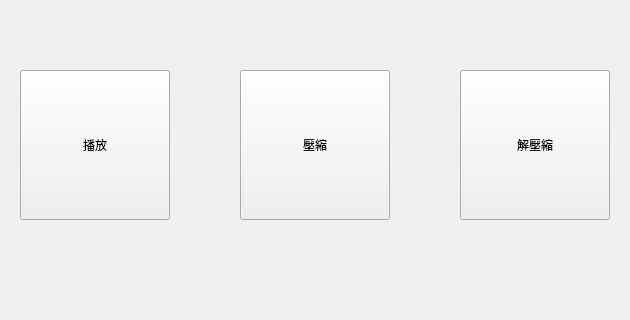
<?xml version="1.0" encoding="UTF-8"?>
<ui version="4.0">
 <class>VideoViewClass</class>
 <widget class="QMainWindow" name="VideoViewClass">
  <property name="geometry">
   <rect>
    <x>0</x>
    <y>0</y>
    <width>630</width>
    <height>320</height>
   </rect>
  </property>
  <property name="windowTitle">
   <string>VideoView</string>
  </property>
  <widget class="QWidget" name="centralWidget">
   <widget class="QPushButton" name="play_button">
    <property name="geometry">
     <rect>
      <x>20</x>
      <y>70</y>
      <width>150</width>
      <height>150</height>
     </rect>
    </property>
    <property name="text">
     <string>播放</string>
    </property>
   </widget>
   <widget class="QPushButton" name="compress_button">
    <property name="geometry">
     <rect>
      <x>240</x>
      <y>70</y>
      <width>150</width>
      <height>150</height>
     </rect>
    </property>
    <property name="text">
     <string>壓縮</string>
    </property>
   </widget>
   <widget class="QPushButton" name="decoded_button">
    <property name="geometry">
     <rect>
      <x>460</x>
      <y>70</y>
      <width>150</width>
      <height>150</height>
     </rect>
    </property>
    <property name="text">
     <string>解壓縮</string>
    </property>
   </widget>
  </widget>
 </widget>
 <layoutdefault spacing="6" margin="11"/>
 <resources>
  <include location="VideoView.qrc"/>
 </resources>
 <connections>
  <connection>
   <sender>play_button</sender>
   <signal>clicked()</signal>
   <receiver>VideoViewClass</receiver>
   <slot>openPlayVideoWindow_slot()</slot>
   <hints>
    <hint type="sourcelabel">
     <x>132</x>
     <y>137</y>
    </hint>
    <hint type="destinationlabel">
     <x>152</x>
     <y>394</y>
    </hint>
   </hints>
  </connection>
  <connection>
   <sender>compress_button</sender>
   <signal>clicked()</signal>
   <receiver>VideoViewClass</receiver>
   <slot>openCompressingWindow_slot()</slot>
   <hints>
    <hint type="sourcelabel">
     <x>351</x>
     <y>167</y>
    </hint>
    <hint type="destinationlabel">
     <x>396</x>
     <y>491</y>
    </hint>
   </hints>
  </connection>
  <connection>
   <sender>decoded_button</sender>
   <signal>clicked()</signal>
   <receiver>VideoViewClass</receiver>
   <slot>openDecodeWindow_slot()</slot>
   <hints>
    <hint type="sourcelabel">
     <x>527</x>
     <y>174</y>
    </hint>
    <hint type="destinationlabel">
     <x>554</x>
     <y>377</y>
    </hint>
   </hints>
  </connection>
 </connections>
 <slots>
  <slot>openPlayVideoWindow_slot()</slot>
  <slot>openCompressingWindow_slot()</slot>
  <slot>openDecodeWindow_slot()</slot>
 </slots>
</ui>
